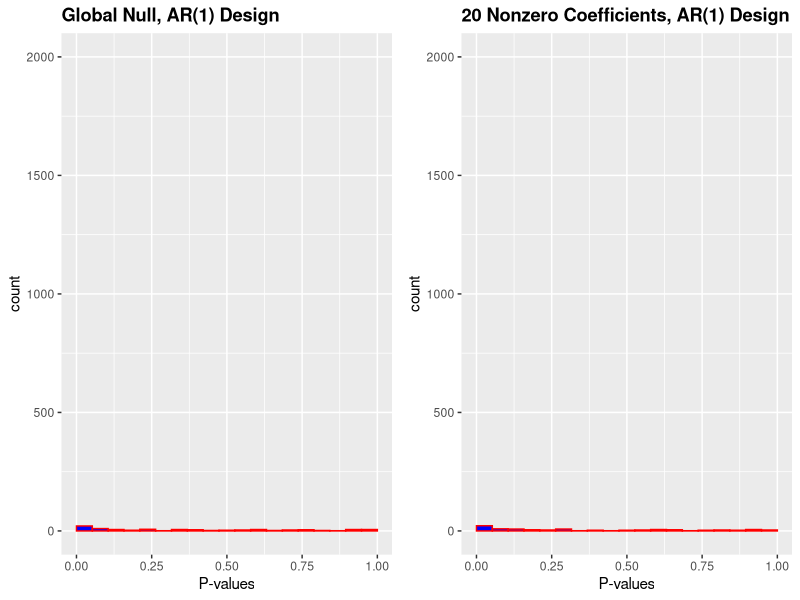

The R source for this figure:
## ---- chunk 1
knitr::opts_chunk$set(
  echo = TRUE,
  warning = FALSE, 
  message = FALSE, 
  fig.width = 5, 
  fig.height = 4, 
  out.width = "50%", 
  fig.align = "center"
)
## ---- chunk 2
library(tibble)

set.seed(101)

n <- 500
p <- 200
n_sim <- 100 # TODO: not showing anything with 10000

# Generate X as n AR(1) time-series of size p
generate_AR1 <- function(n, p) {
  X <- replicate(n, arima.sim(n=p, list(0.5)))
  return(t(X))
}

# Function to generate responses, fit a logistic regression model and return individual p-values
generate_responses <- function(n, p, prob = NULL) {
  X <- generate_AR1(n=n, p=p)
  if (is.null(prob)) {
    prob <- plogis(0.08 * rowSums(X[, 2:22]))
  }
  Y <- rbinom(n, 1, prob)
  
  fit <- glm(Y ~ X, family=binomial(link="logit"))
  
  p_values <- summary(fit)$coef[, "Pr(>|z|)"][2] # Take p-values for beta_1 only
  return(p_values)
}

# Combine the lists into a single tibble
df_plot <- tibble(
  p_values_1 = c(replicate(n_sim, generate_responses(n=n, p=p, prob=0.5))),
  p_values_2 = c(replicate(n_sim, generate_responses(n=n, p=p)))
)
## ---- chunk 3
library(ggplot2)
library(cowplot)

# Create histograms for each set of p-values
histogram_1 <- ggplot(data=df_plot, aes(x=p_values_1)) + 
  geom_histogram(color="red", fill="blue", bins=20, boundary=0) +
  labs(x="P-values", y="count", title="Global Null, AR(1) Design") +
  theme(plot.title=element_text(hjust=0, face="bold")) +
  scale_x_continuous(limits=c(0, 1)) +
  scale_y_continuous(limits=c(0, 2000))

histogram_2 <- ggplot(data=df_plot, aes(x=p_values_2)) + 
  geom_histogram(color="red", fill="blue", bins=20, boundary=0) +
  labs(x="P-values", y="count", title="20 Nonzero Coefficients, AR(1) Design") +
  theme(plot.title=element_text(hjust=0, face="bold")) +
  scale_x_continuous(limits=c(0, 1)) +
  scale_y_continuous(limits=c(0, 2000))

# Arrange the plots side by side
combined_plots <- plot_grid(histogram_1, histogram_2, nrow=1, ncol=2, shareY=TRUE)

# Display the combined plots
print(combined_plots)
## ---- chunk 4
# draw a new sample from the conditional distribution of Xj | X-j using a random number generator
# Not sure if this is the correct way to sample
simulate_Xj_given_Xj <- function(X, j) {
  Xj <- X[, j] 
  X_minus_j <- X[, -j, drop = FALSE]
  
  # Fit a model to predict Xj from the rest of the data
  model <- glm(Xj ~ X_minus_j - 1, family = "gaussian") 
  predicted_Xj <- predict(model, newdata = list(X_minus_j = X_minus_j))
  
  residuals_sd <- sd(resid(model))
  # Generate new samples for Xj with added randomness
  new_Xj_samples <- predicted_Xj + rnorm(length(predicted_Xj), mean = 0, sd = residuals_sd)
  
  return(new_Xj_samples)
}



# Feature importance statistic function to test whether Xj and Y are conditionally independent.
compute_Tj <- function(X, y) {
  fit <- glm(y ~ X, family = binomial(link="logit"))
  coef <- coef(fit)
  return(abs(coef))
}




# Conditional Randomization Test for a specific j
conditional_randomization_test <- function(X, y, j, K = 200) {
  original_Tj <- compute_Tj(X, y)[j]
  greater_count <- 0
  
  for (k in 1:K) {
    # Create a new data matrix by simulating the jth column and keeping the remaining columns the same
    X_simulated <- X
    X_simulated[, j] <- simulate_Xj_given_Xj(X, j)
    
    # Compute Tj for the simulated data
    simulated_Tj <- compute_Tj(X_simulated, y)[j]
    # Increment count if simulated Tj is greater than or equal to the original Tj
    if (simulated_Tj >= original_Tj) {
      greater_count <- greater_count + 1
    }
  }
  # Calculate p-value
  p_value <- (1 + greater_count) / (K + 1)
  return(p_value)
}

# Conditional Randomization Test for entire matrix X
conditional_randomization_test_all <- function(X, y, K = 1) {
  p_values <- numeric(ncol(X))

  for (j in 1:ncol(X)) {
    p_values[j] <- conditional_randomization_test(X, y, j, K)
  }
  
  return(p_values)
}

n <- 500
p <- 200
X <- generate_AR1(n=n, p=p)
Y <- rbinom(n, 1, 0.5)
p_values <- conditional_randomization_test_all(X, Y)
print(p_values)
